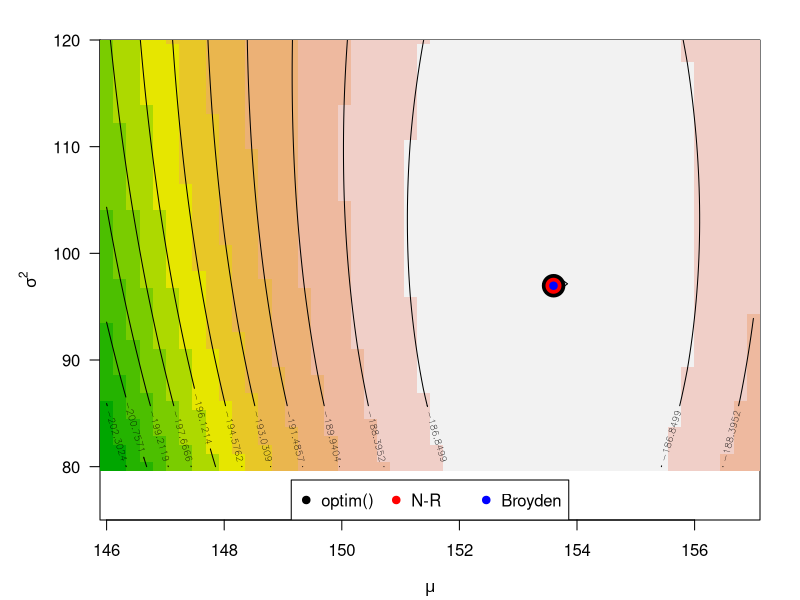
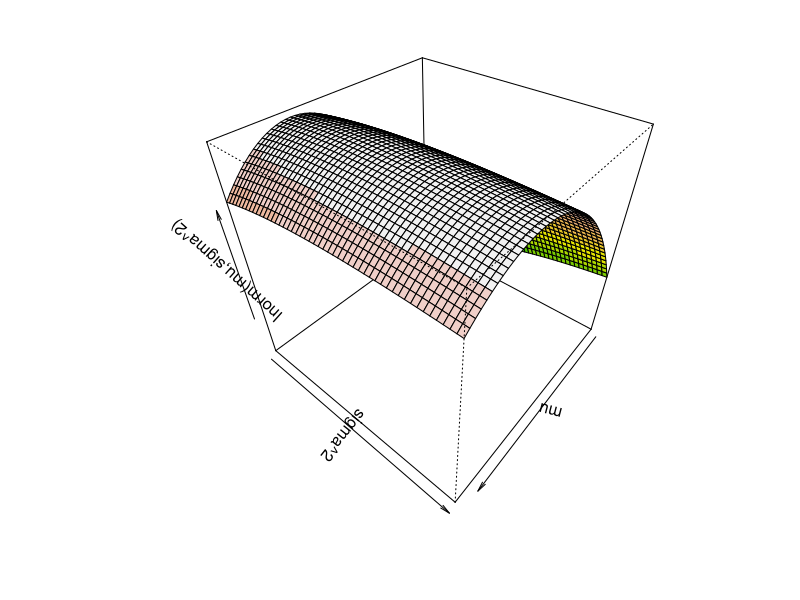

These figures' R source, in order:
# Príklad 10.1 (Maximálne vierohodné odhady parametrov mua sigma2 v normálnom modeli)
## Načítajte dátový súbor normal_distribution_clavicle. Nech náhodná premenná X popisuje dĺžku kľúčnej kosti 
## z ľavej strany u mužov. Za predpokladu, že náhodná veličina X pochádza z normálneho rozdelenia N(mu, sigma2) 

#-------------------------------------------------------------------
## 2. Dosadením do vzorcov pre MLE odhad stanovte presnú hodnotu maximálne vierohodného odhadu parametrov mu a sigma2.
### nacitanie hodnot a odstranenie NA hodnot z vektora
#-------------------------------------------------------------------
data <- read.delim("clavicle.txt", sep = "\t") # nacitanie dat
cla_L <- data[data$sex == 'm', 4] # vyber dlzok lavej klucnej kosti muzov
data <- na.omit(cla_L) # odstranenie NA hodnot

### MLE odhady mu a sigma2
n <- data |> length() # dlzka vektora cla.L
mu <- sum(data)/n # MLE odhad parametra mu
sigma_sq <- sum((data - mu)^2)/n # MLE odhad parametra sigma^2

### suhrnna tabulka vysledkov
tab <- cbind(mu, sigma_sq) |> data.frame()
names(tab) <- c('mu', 'sigma^2')
rownames(tab) <- 'MLE odhad'
tab

### suhrnna tabulka pre porovnanie
tab_comp <- cbind(mu, sigma_sq) |> data.frame()

#-------------------------------------------------------------------
## 3a. Pomocou maximalizácie logaritmu vierohodnostnej funkcie normálneho modelu nájdite maximálne vierohodný 
## odhad parametrov mu a sigma2. Maximalizáciu vykonajte pomocou funkcie optim():
#-------------------------------------------------------------------

### logaritmus vierohodnostnej funkcie rozdelenia N(mu, sigma^2)
  # hodnoty (mu, sigma^2) su ako jeden parameter = vektor
lnormOptim <- function(theta, x) { 
  n <- length(x) # dlzka vektora x
  # logaritmus vierohodnostnej funkcie
  like <- (-1/2) * log(2*pi) - (n/2)*log(theta[2]) - (1/(2*theta[2])) * sum((x - theta[1])^2)
  return(like) # vystup; premenna like
}

### MLE odhad vektora parametrov theta = (mu, sigma^2) ako maximum logaritmu vierohodnotnostnej funkcie
OPTtheta <- optim(c(145, 100), lnormOptim, x = cla_L, control = list(fnscale = -1)) 
max_mu <- OPTtheta$par[1] # MLE odhad parametra mu
max_sigma_2 <- OPTtheta$par[2] # MLE odhad parametra sigma^2


### tabulka vysledkov
tab <- cbind(max_mu, max_sigma_2) |> data.frame()
names(tab) <- c('mu', 'sigma^2')
rownames(tab) <- 'odhad ~ max log(L)'
tab

### suhrnna tabulka pre porovnanie
tab_comp <- rbind(cbind(mu, sigma_sq), cbind(max_mu, max_sigma_2))
colnames(tab_comp) = c('mu', 'sigma^2')
rownames(tab_comp) = c('MLE odhad', 'odhad ~ max log(L)')

#-------------------------------------------------------------------
## 3b. Pomocou maximalizácie logaritmu vierohodnostnej funkcie normálneho modelu nájdite maximálne vierohodný 
## odhad parametrov mu a sigma2. Maximalizáciu vykonajte pomocou 
## vlastnoručne naprogramovanej Newton-Raphsonovej metódy NRnorm():
#-------------------------------------------------------------------

#-------------------------------------------------------------------
### logaritmus vierohodnostnej funkcie rozdelenia N(mu, sigma^2)
# na rozdiel od lnormOptim, hodnoty mu a sigma^2 su ako samostatne parametre
#-------------------------------------------------------------------
lnorm <- function(mu, sigma_2, x) { 
  n <- x |> length()  # dlzka vektora x
  # logaritmus vierohodnostnej funkcie
  like <- (-n/2) * log(2*pi) - (n/2)*log(sigma_2) - (1/(2*sigma_2)) * sum((x - mu)^2)
  return(like) # vystup; premenna like
}

#-------------------------------------------------------------------
### skore funkcie rozdelenia - vrati vektor dvoch hodnot skore funkcie (derivacia podla mu a derivacia podla sigma^2)
#-------------------------------------------------------------------
Snorm <- function(mu, sigma_2, x) { # vektor skore funkcii U
  n <- x |> length() # dlzka vektora x
  skore_mu <- (1/sigma_2) * sum(x - mu) # skore funkcia pre parameter mu
  skore_sigma_2 <- (-n/(2*sigma_2)) + (1/(2*sigma_2^2)) * sum((x - mu)^2) # skore funkcia pre parameter sigma^2
  U <- c(skore_mu, skore_sigma_2) # vektor U = (S(mu), S(sigma^2))
  return(U) # vystup; vektor U
}

#-------------------------------------------------------------------
### Fisherova informacna matica I - vrati maticu 2 x 2 hodnot Fisherovej matice pre zadane vstupy (druhe derivacie)
#-------------------------------------------------------------------
Inorm <- function(mu, sigma_2, x) { 
  n <- x |> length()  # dlzka vektora x
  I11 <- n/sigma_2    # I_{11}
  I12 <-  0   # I_{12} = I_{21} # pokus? (1/(sigma_2)^2)*sum(x-mu)
  I22 <-  n/(2*(sigma_2^2)) # I_{22} # pokus? -n/(2*(sigma_2^2)) + 1/((sigma_2)^3) * sum((x-mu)^2)
  I <- matrix(c(I11, I12, I12, I22), ncol = 2) # Fisherova informacna matica I
  return(I) # vystup; matica I
}

#-------------------------------------------------------------------
### samotna optimalizacna funkcia, ktora hlada korene (nulove body) skore funkcie
   # - vrati vektor: [odhad mu ; odhad sigma^2 ; skore funkcie (= log vierohodnostnej) v tychto odhadoch ; pocet interacii]
   # - vstupom je vektor dvoch inicializacnych hodnot (theta1, theta2) a vektor pozorovanych dat (x)
#-------------------------------------------------------------------
NRnorm <- function(theta1, theta2, x) {
  # inicializacna faza funkcie; theta = (mu, sigma^2)
  theta <- c(theta1, theta2) # pociatocne nastavenie vektora theta v kroku 1
    ## poznamka1: Ked uz sme si vytvorili tento vektor theta, tak mozno rovno pouzit funkciu lnormOptim()
  f1 <- 0  # pociatocne nastavenie f1 v kroku 1
  f2 <- lnorm(theta[1], theta[2], x) # pociatocne nastavenie f2 v kroku 1 = hodnota log funkcie v pociatocnom bode (theta1, theta2)
  k <- 0 # pociatocne nastavenie pocitadla k
  
  # telo funkcie; proces prebieha, kym je rozdiel log funkcii mensi ako nastavena hranica 
  # iterujeme, kym skore funkcie, a teda aj rozdiel dvoch skore po sebe nie je takmer 0
  # pre istotu obmedzit aj pocet iteracii v pripade nekonvergencie, chyb zo zaokruhlenia a pod.
  while(abs(f1 - f2) > 0.00001 & k < 1000) {
    k <- k + 1    # zvacsenie pocitadla o 1
    U <- Snorm(theta[1], theta[2], x) # vektor skore funkcii
    H <- Inorm(theta[1], theta[2], x) # Fisherova informacna matica
    (theta <- theta + solve(H) %*% U) # aktualizacia vektora theta 
    f1 <- f2 # aktualizacia f1
    f2 <- lnorm(theta[1], theta[2], x) # aktualizacia f2
  }
  return(list(mu = theta[1], sigma_2 = theta[2], like = f2, k = k)) 
  # vystup; vektor so 4 polozkami
}

NR_MLE <- NRnorm(theta1 = 145, theta2 = 100, cla_L) # MLE odhad (mu, sigma^2)

#-------------------------------------------------------------------
## 3c. Pomocou maximalizácie logaritmu vierohodnostnej funkcie normálneho modelu nájdite maximálne vierohodný 
## odhad parametrov mu a sigma2. Maximalizáciu vykonajte pomocou vlastnoručne naprogramovanej Broydenovej metódy BMnorm():
#-------------------------------------------------------------------
## Broydenova metoda:
  # - dvojrozmerná metóda sečníc
  # - aproximuje Jacobiho maticu parciálnych derivácií bez explicitného výpočtu derivácií
#-------------------------------------------------------------------
### samotna optimalizacna funkcia, ktora hlada korene (nulove body) skore funkcie
  # - vrati vektor: [odhad mu ; odhad sigma^2 ; skore funkcie (= log vierohodnostnej) v tychto odhadoch ; pocet interacii]
  # - vstupom je vektor dvojica inicializacnych hodnot pre kazdy odhadovany parameter (theta10, theta 11, theta20, theta21) a vektor pozorovanych dat (x)
#-------------------------------------------------------------------
theta10 <- 100
theta11 <- 180
theta20 <- 80
theta21 <- 120
BMnorm <- function(theta10, theta11, theta20, theta21, x) {
  # inicializacna faza funkcie; x1 a x2 = (mu, sigma^2)
  theta1 <- c(theta10, theta20) # pociatocne nastavenie vektora theta1 ~ dolna hranica intervalov pre mu, sigma2
  theta2 <- c(theta11, theta21) # pociatocne nastavenie vektora theta2 ~ horna hranica intervalov pre mu, sigma2
  f1 <- lnorm(theta1[1], theta1[2], x) # log. funkcia vierohodnosti pre theta1
  f2 <- lnorm(theta2[1], theta2[2], x) # log. funkcia vierohodnosti pre theta2
  k <- 0 # pociatocne nastavenie pocitadla k
  B <- diag(2) # jednotkova matica dimenzie 2x2
  
  # telo funkcie; proces prebieha, kym podmienka while(...) plati
  while(abs(f1 - f2) > 0.00001 & k < 1000) {
    k <- k + 1 # zvacsenie pocitadla o 1
    U1 <- Snorm(theta1[1], theta1[2], x) # vektor skore funkcii pre theta1
    U2 <- Snorm(theta2[1], theta2[2], x) # vektor skore funkcii pre theta2
    B <- B + c(((U2 - U1) - B %*% (theta2 - theta1)) / sum((theta2 - theta1) ^ 2)) %*% t(c(theta2 - theta1))
    theta <- (theta2 - solve(B) %*% U2) # vypocet vektora theta
    f1 <- f2 # aktualizacia f1
    f2 <- lnorm(theta[1], theta[2], x) # aktualizacia f2
    theta1 <- theta2 # aktualizacia theta1
    theta2 <- theta # aktualizacia theta2
  }
  return(list(mu = theta[1], sigma_2 = theta[2], like = f2, k = k)) 
  # vystup; zoznam so 4 polozkami
}

BM_MLE <- BMnorm(100, 180, 80, 120, x = cla_L) # MLE odhad (mu, sigma^2)
BM_max_mu <- BM_MLE$... # MLE odhad parametra mu
BM_max_sigma_2 <- BM_MLE$... # MLE odhad parametra sigma^2

### suhrnna tabulka pre porovnanie
tab_comp <- rbind(cbind(mu, sigma_sq), 
                  cbind(max_mu, max_sigma_2),
                  cbind(NR_MLE$mu, NR_MLE$sigma_2),
                  cbind(BM_MLE$mu, BM_MLE$sigma_2)) |> round(4)
colnames(tab_comp) = c('mu', 'sigma^2')
rownames(tab_comp) = c('MLE odhad', 'odhad ~ max log(L)', 'odhad - NR metoda', 'odhad - Broyden metoda')
tab_comp

# iteracie
tab_comp <- rbind(cbind(NR_MLE$mu, NR_MLE$sigma_2, NR_MLE$like, NR_MLE$k),
                  cbind(BM_MLE$mu, BM_MLE$sigma_2, BM_MLE$like, BM_MLE$k)) |> round(4)
colnames(tab_comp) = c('mu', 'sigma^2', 'skore fcia', 'pocet iter')
rownames(tab_comp) = c('odhad - NR metoda', 'odhad - Broyden metoda')
tab_comp

#-------------------------------------------------------------------
## 4. Vykreslite 
## a. vrstevnicový diagram
## Pre vykreslenie použite funkciu image() a contour()
#-------------------------------------------------------------------
N <- 50
mu <- seq(146, 157, length = N) # postupnost bodov osi x; od 146 do 157 s dlzkou N
sigma_2 <- seq(80, 120, length = N ) # postupnost bodov osi y; od 80 do 120 s dlzkou N
M <- matrix(NA, N, N) # prazdna matica rozmerov (N x N)

for (i in 1:length(mu)) {
  for (j in 1:length(sigma_2)) {
    M[i, j] <- lnorm(mu[i], sigma_2[j], cla_L)
  }
} # hodnoty logaritmu funkcie vierohodnosti

library(colorspace)
k <- 12 # pocet farieb
par(mar = c(4, 5, 2, 2)) # okraje grafu (spodny, lavy, horny, pravy)
image(mu, sigma_2, M, 
      col = terrain.colors(k), 
      xlab = expression(mu), ylab = expression(sigma^2), 
      breaks = seq(min(M), max(M), length = k + 1), 
      asp = F, las = 1, ylim = c(75, 120))
# vrstevnicovy diagram logaritmu vierohodnostnej funkcie
contour(mu, sigma_2, M, add = T, 
        levels = seq(min(M), max(M), length = k + 1), 
        drawlabels = T) # konturovy diagram
points(max_mu, max_sigma_2, col = 'black', pch = 19, cex = 3) # cierny bod; MLE odhad (mu, sigma^2) z optim
points(NR_MLE$mu, NR_MLE$sigma_2, col = 'red', pch = 19, cex = 2) # cerveny bod; MLE odhad z Newton-Raphson metody
points(BM_MLE$mu, BM_MLE$sigma_2, col = 'blue', pch = 19, cex = 1) # modry bod; MLE odhad z Broydenovej metody
legend('bottom', horiz = TRUE, 
       pch = 19, col = c('black', 'red', 'blue'), 
       legend = c('optim()', 'N-R', 'Broyden')) # legenda


#-------------------------------------------------------------------
## 4b. Vykreslite 
## 3D-diagram logaritmu dvojrozmernej vierohodnostnej funkcie normálneho modeli spolu s maximálne vierohodnostnými 
## odhadmi parametrov a odhadnutými pomocou funkcie optim().
## Pre vykreslenie použite funkciu persp()
#-------------------------------------------------------------------

nrz <- nrow(M) # pocet riadkov matice M
ncz <- ncol(M) # pocet stlpcov matice M
color <- terrain.colors(12) # paleta k farieb
stredy <- (M[-1, -1] + M[-1, -ncz] + M[-nrz, -1] + M[-nrz, -ncz]) / 4 
# matica stredov siete
stredy.col <- cut(stredy, k) # rozdelenie hodnot do k intervalov

par(mar = c(4, 5, 2, 2)) # okraje grafu
persp(x = mu, y = sigma_2, z = M, ticktype = 'simple', main = '', 
      xlab = expression(mu), ylab = expression(sigma^2), 
      zlab = 'lnorm(mu,sigma^2)', col = color[stredy.col], phi = 40, theta = 130) # 3D diagram
